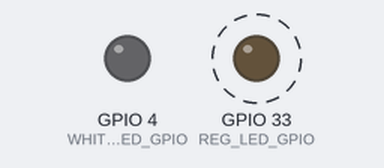
This program was run on a simulated ESP32. On the bench: output pins drawn as LEDs (lit = HIGH). Dashed ring = blinking.

Above: at 0.05 s.
At 5.05 s:
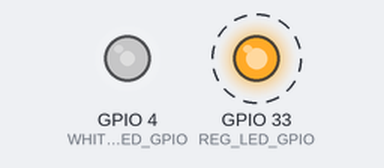
At 7.5 s:
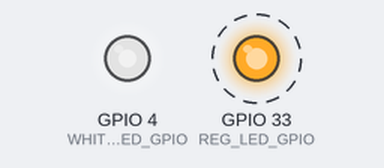
At 9.95 s:
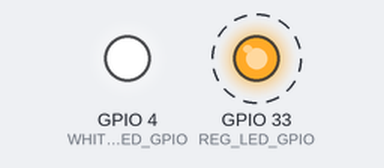
Timing chart, 0 to 13.0 s (numbered marks = the images above):
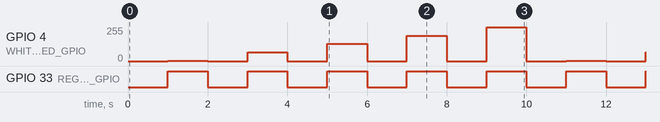

The program:

main.cpp
```cpp
#include <Arduino.h>

#define REG_LED_GPIO 33
#define WHITE_LED_GPIO 4
#define canalPWM 0

int led_intensity { 0 };

void setup()   {
  int pwm_frequence { 1000 };
  int pwm_resolution { 8 };

  pinMode(REG_LED_GPIO, OUTPUT); // GPIO 33 réglée en sortie
  ledcSetup(canalPWM, pwm_frequence, pwm_resolution);
  ledcAttachPin(WHITE_LED_GPIO, canalPWM);
}

void loop() {
  digitalWrite(REG_LED_GPIO, LOW);
  ledcWrite(canalPWM, 0);
  delay(1000);
  digitalWrite(REG_LED_GPIO, HIGH);
  ledcWrite(canalPWM, 3 + led_intensity * 63); // 3 - 66 - 129 - 192 - 255
  delay(1000);

  led_intensity = (led_intensity+1) % 5;
}
```

Measured:
- by itself, GPIO 33 (REG_LED_GPIO): alternates HIGH for 1.0 s and LOW for 1.0 s
- by itself, GPIO 4 (WHITE_LED_GPIO): repeats every 10.0 s: 0/255 1.0 s, 66/255 1.0 s, 0/255 1.0 s, 128/255 1.0 s, 0/255 1.0 s, 191/255 1.0 s, 0/255 1.0 s, 255/255 1.0 s, 0/255 1.0 s, 3/255 1.0 s
